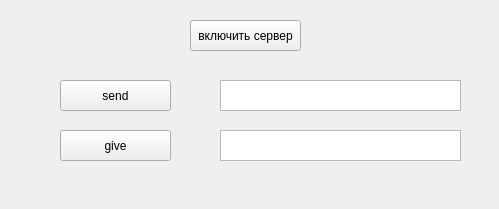
<?xml version="1.0" encoding="UTF-8"?>
<ui version="4.0">
 <class>MainWindow</class>
 <widget class="QMainWindow" name="MainWindow">
  <property name="geometry">
   <rect>
    <x>0</x>
    <y>0</y>
    <width>499</width>
    <height>209</height>
   </rect>
  </property>
  <property name="windowTitle">
   <string>MainWindow</string>
  </property>
  <widget class="QWidget" name="centralwidget">
   <widget class="QPushButton" name="bt_server">
    <property name="geometry">
     <rect>
      <x>190</x>
      <y>20</y>
      <width>111</width>
      <height>31</height>
     </rect>
    </property>
    <property name="text">
     <string>включить сервер</string>
    </property>
   </widget>
   <widget class="QPushButton" name="bt_send">
    <property name="geometry">
     <rect>
      <x>60</x>
      <y>80</y>
      <width>111</width>
      <height>31</height>
     </rect>
    </property>
    <property name="text">
     <string>send</string>
    </property>
   </widget>
   <widget class="QTextBrowser" name="text_send">
    <property name="geometry">
     <rect>
      <x>220</x>
      <y>80</y>
      <width>241</width>
      <height>31</height>
     </rect>
    </property>
   </widget>
   <widget class="QPushButton" name="bt_give">
    <property name="geometry">
     <rect>
      <x>60</x>
      <y>130</y>
      <width>111</width>
      <height>31</height>
     </rect>
    </property>
    <property name="text">
     <string>give</string>
    </property>
   </widget>
   <widget class="QTextBrowser" name="text_give">
    <property name="geometry">
     <rect>
      <x>220</x>
      <y>130</y>
      <width>241</width>
      <height>31</height>
     </rect>
    </property>
   </widget>
  </widget>
 </widget>
 <resources/>
 <connections/>
</ui>
